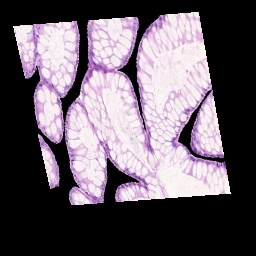
#> input picture PBL-ORB detector/model/Input/test2.jpg, 256 x 256 px
$ python 1.py
#> lines starting #> are read from the running program, lines starting #| are printed output that depends on the picture
import cv2
import numpy as np

def detector(image1,image2):
    # creating ORB detector
    detect = cv2.ORB_create()

    # finding key points and descriptors of both images using
    # detectAndCompute() function
    key_point1,descrip1 = detect.detectAndCompute(image1,None)
    key_point2,descrip2 = detect.detectAndCompute(image2,None)
    return (key_point1,descrip1,key_point2,descrip2)

def BF_FeatureMatcher(des1,des2):
    brute_force = cv2.BFMatcher(cv2.NORM_HAMMING,crossCheck=True)
    no_of_matches = brute_force.match(des1,des2)

    # finding the humming distance of the matches and sorting them
    no_of_matches = sorted(no_of_matches,key=lambda x:x.distance)
    return no_of_matches

def display_output(pic1,kpt1,pic2,kpt2,best_match):

    # drawing the feature matches using drawMatches() function
    output_image = cv2.drawMatches(pic1,kpt1,pic2,kpt2,best_match,None,flags=2)
    cv2.imwrite('O:/BR/Output 3/output_image.jpg',output_image)
    cv2.imshow('Output image',output_image)


# Read Image to be aligned
imgTest = cv2.imread('Input/test2.jpg')
#> imgTest is the input picture: shape (256, 256, 3); mean B, G, R 101.6, 91.8, 101.8
# Reference Reference image or Ideal image
imgRef = cv2.imread('Input/test3.jpg')
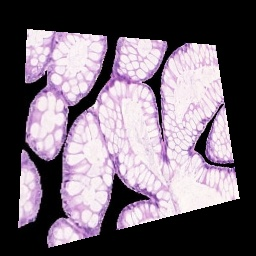
#> input picture PBL-ORB detector/model/Input/test3.jpg, 256 x 256 px
#> imgRef is the input picture: shape (256, 256, 3); mean B, G, R 115, 103.1, 114.8
imgTest_grey = cv2.cvtColor(imgTest, cv2.COLOR_BGR2GRAY)
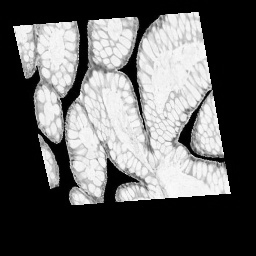
#> imgTest_grey: shape (256, 256); min 0, max 253, mean 95.9
imgRef_grey = cv2.cvtColor(imgRef, cv2.COLOR_BGR2GRAY)
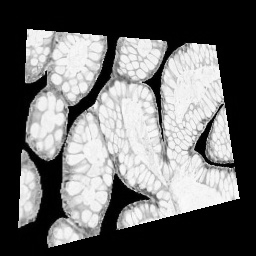
#> imgRef_grey: shape (256, 256); min 0, max 254, mean 108
height, width = imgRef_grey.shape
#> height = 256; width = 256
# Configure ORB feature detector Algorithm with 1000 features.
orb_detector = cv2.ORB_create(1000)

# Extract key points and descriptors for both images
keyPoint1, des1 = orb_detector.detectAndCompute(imgTest_grey, None)
#> keyPoint1 = 815 keypoints; strongest (x, y, size): (210, 94, 37.2), (209, 89, 31), (209, 91, 31), (52, 187, 31)
keyPoint2, des2 = orb_detector.detectAndCompute(imgRef_grey, None)
#> keyPoint2 = 819 keypoints; strongest (x, y, size): (214, 46, 31), (221, 105, 31), (69, 108, 31), (224, 103, 31)

# Display keypoints for reference image in green color
imgKp_Ref = cv2.drawKeypoints(imgRef, keyPoint2, 0, (0,222,0), None)
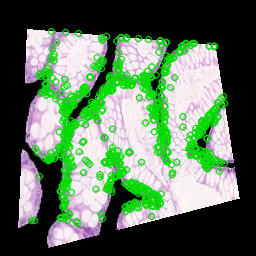
#> imgKp_Ref: shape (256, 256, 3); mean B, G, R 90.3, 113.8, 90.8
imgKp_Ref = cv2.resize(imgKp_Ref, (width//1, height//1))

imgKp_Test = cv2.drawKeypoints(imgTest, keyPoint1, 0, (0,222,0), None)
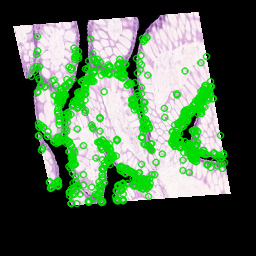
#> imgKp_Test: shape (256, 256, 3); mean B, G, R 78.4, 101.9, 79.1
imgKp_Test = cv2.resize(imgKp_Test, (width//1, height//1))
cv2.imshow('Key Points', imgKp_Ref)
cv2.imshow('Key Point', imgKp_Test)
cv2.waitKey(0)


key_pt1,descrip1,key_pt2,descrip2 = detector(imgTest,imgKp_Ref)
#> in detector, `key_point1,descrip1 = detect.detectAndCompute(image1,None)`: key_point1 = 434 keypoints; strongest (x, y, size): (209, 91, 31), (52, 187, 31), (61, 100, 31), (223, 155, 31)
#> in detector, `key_point2,descrip2 = detect.detectAndCompute(image2,None)`: key_point2 = 452 keypoints; strongest (x, y, size): (216, 50, 31), (214, 46, 37.2), (132, 37, 31), (209, 44, 31)
#> key_pt1 has the same summary as key_point1 in detector; key_pt2 has the same summary as key_point2 in detector
number_of_matches = BF_FeatureMatcher(descrip1,descrip2)
#> in BF_FeatureMatcher, `no_of_matches = brute_force.match(des1,des2)`: no_of_matches = 109 matches
#> number_of_matches = 109 matches
tot_feature_matches = len(number_of_matches)
#> tot_feature_matches = 109

    # printing total number of feature matches found
print(f'Total Number of Features matches found are {tot_feature_matches}')
#| Total Number of Features matches found are 109

    # after drawing the feature matches displaying the output image
display_output(imgTest,key_pt1,imgRef,key_pt2,number_of_matches)
#> in display_output, `output_image = cv2.drawMatches(pic1,kpt1,pic2,kpt2,best_match,None,fla..`:
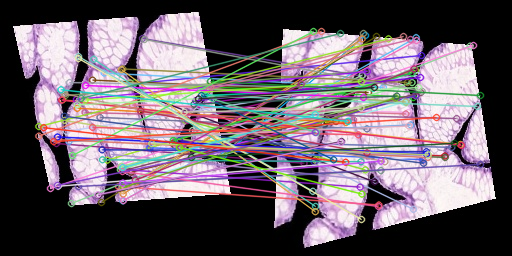
#> output_image: shape (256, 512, 3); mean B, G, R 104.6, 95.6, 106.7
cv2.waitKey()
cv2.destroyAllWindows()
